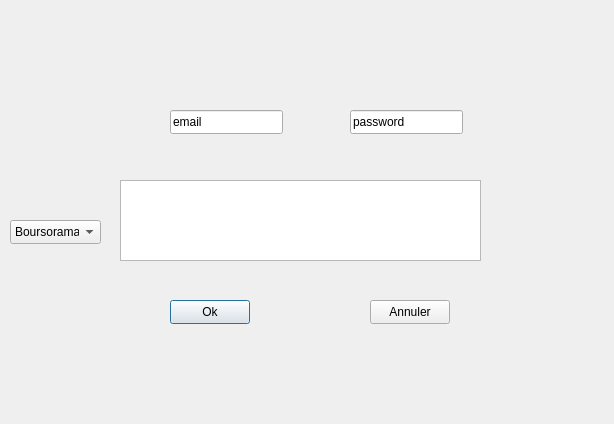
<?xml version="1.0" encoding="UTF-8"?>
<ui version="4.0">
 <class>Numero_Compte</class>
 <widget class="QDialog" name="Numero_Compte">
  <property name="geometry">
   <rect>
    <x>0</x>
    <y>0</y>
    <width>614</width>
    <height>424</height>
   </rect>
  </property>
  <property name="windowTitle">
   <string>Dialog</string>
  </property>
  <widget class="QPushButton" name="Ok">
   <property name="geometry">
    <rect>
     <x>170</x>
     <y>300</y>
     <width>80</width>
     <height>24</height>
    </rect>
   </property>
   <property name="text">
    <string>Ok</string>
   </property>
  </widget>
  <widget class="QPushButton" name="Annuler">
   <property name="geometry">
    <rect>
     <x>370</x>
     <y>300</y>
     <width>80</width>
     <height>24</height>
    </rect>
   </property>
   <property name="text">
    <string>Annuler</string>
   </property>
  </widget>
  <widget class="QComboBox" name="Banque">
   <property name="geometry">
    <rect>
     <x>10</x>
     <y>220</y>
     <width>91</width>
     <height>24</height>
    </rect>
   </property>
   <item>
    <property name="text">
     <string>Boursorama</string>
    </property>
   </item>
   <item>
    <property name="text">
     <string>N26</string>
    </property>
   </item>
   <item>
    <property name="text">
     <string>Revolut</string>
    </property>
   </item>
  </widget>
  <widget class="QLineEdit" name="email">
   <property name="geometry">
    <rect>
     <x>170</x>
     <y>110</y>
     <width>113</width>
     <height>24</height>
    </rect>
   </property>
   <property name="text">
    <string>email</string>
   </property>
  </widget>
  <widget class="QLineEdit" name="password">
   <property name="geometry">
    <rect>
     <x>350</x>
     <y>110</y>
     <width>113</width>
     <height>24</height>
    </rect>
   </property>
   <property name="text">
    <string>password</string>
   </property>
  </widget>
  <widget class="QTableView" name="tableView">
   <property name="geometry">
    <rect>
     <x>120</x>
     <y>180</y>
     <width>361</width>
     <height>81</height>
    </rect>
   </property>
  </widget>
 </widget>
 <resources/>
 <connections/>
</ui>
